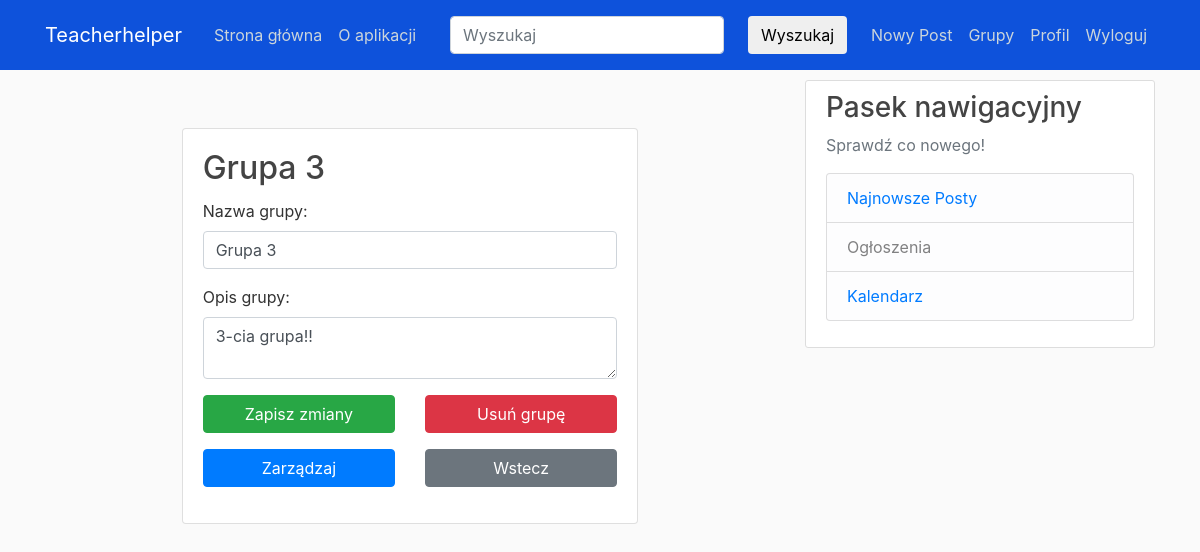
The page /groups/3/ (signed in) on the database as committed earlier.
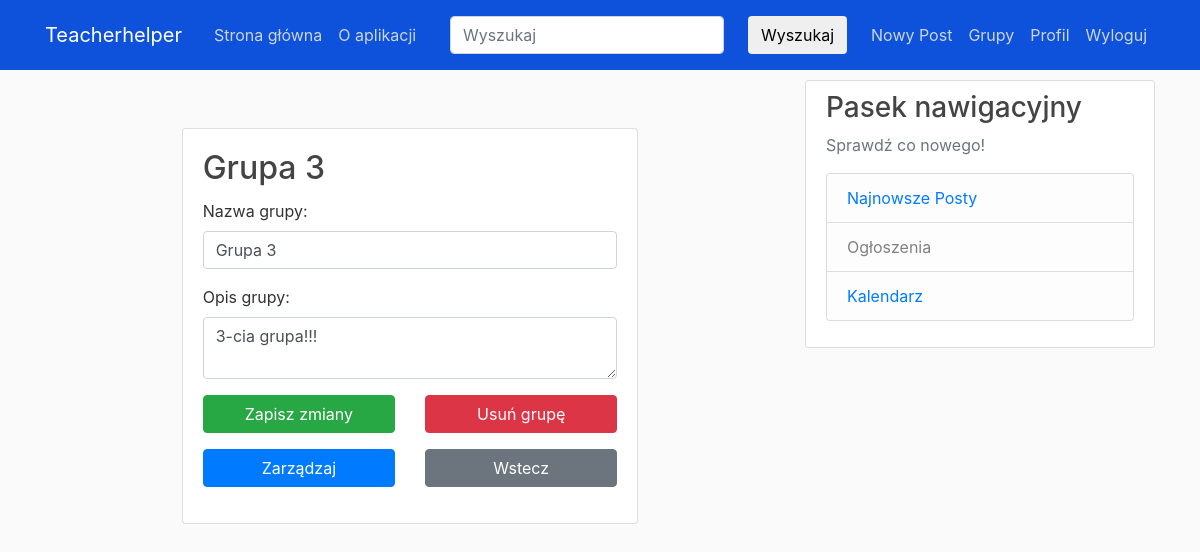
The same page on the database as committed later.
### users/models.py (models this page shows, shortened)
class Group(models.Model):
    name = models.CharField(max_length=100, unique=True)
    description = models.TextField(blank=True)
    members = models.ManyToManyField(User, related_name='custom_groups')  # Zmiana related_name
    owner = models.ForeignKey(User, on_delete=models.CASCADE, related_name='owned_groups')

### users/views.py (the view)
# urls.py: path('groups/<int:group_id>/', user_views.group_detail, name='group_detail'),
@login_required
def group_detail(request, group_id):
    group = get_object_or_404(Group, id=group_id)
    is_owner = group.owner == request.user
    if not is_owner and not group.members.filter(id=request.user.id).exists():
        return HttpResponseForbidden("You are not a member of this group.")
    form = None
    if is_owner:  # Jeśli użytkownik jest właścicielem grupy, inicjujemy formularz z instancją grupy
        if request.method == 'POST':
            form = GroupForm(request.POST, instance=group)
            if form.is_valid():
                form.save()
                return redirect('group_list')
        else:
            form = GroupForm(instance=group)
    return render(request, 'users/group_detail.html', {'group': group, 'is_owner': is_owner, 'form': form})

### users/forms.py
class GroupForm(forms.ModelForm):
    class Meta:
        model = Group
        fields = ['name', 'description']
        labels = {
            'name': 'Nazwa grupy',
            'description': 'Opis grupy'
        }
        widgets = {
            'owner': forms.HiddenInput()  # Ukryj pole 'owner' przed użytkownikami
        }

### users/templates/users/group_detail.html (shortened to what this page needs)
{% extends "blog/base.html" %}
{% block content %}
    <div class="container mt-5">
        <div class="row justify-content-center">
            <div class="col-md-8">
                <div class="card">
                    <div class="card-body">
                        <h2 class="card-title">{{ group.name }}</h2>
                        <form method="post">
                            <div class="form-group">
                                <label for="id_name">Nazwa grupy:</label>
                                <input type="text" class="form-control" id="id_name" name="name" value="{{ group.name }}" {% if not is_owner %} readonly {% endif %}>
                            </div>
                            <div class="form-group">
                                <label for="id_description">Opis grupy:</label>
                                <textarea class="form-control" id="id_description" name="description" {% if not is_owner %} readonly {% endif %}>{{ group.description }}</textarea>
                            </div>
                            <div class="form-group text-center">
                                {% if is_owner %}
                                    <div class="row">
                                        <div class="col">
                                            <button type="submit" class="btn btn-success btn-block">Zapisz zmiany</button>
                                        </div>
                                        <div class="col">
                                            <a href="{% url 'delete_group' group.id %}" class="btn btn-danger btn-block">Usuń grupę</a>
                                        </div>
                                    </div>
                                    <div class="row mt-3">
                                        <div class="col">
                                            <a href="{% url 'manage_group_users' group.id %}" class="btn btn-primary btn-block">Zarządzaj</a>
                                        </div>
                                        <div class="col">
                                            <a class="btn btn-secondary btn-block" href="{% url 'group_list' %}">Wstecz</a>
                                        </div>
                                    </div>
                                {% endif %}
                            </div>
                        </form>
                    </div>
                </div>
            </div>
        </div>
    </div>
{% endblock %}

Rows that differ between the two databases and show on the page:
changed Group "Grupa 3": description "3-cia grupa!!" → "3-cia grupa!!!"
